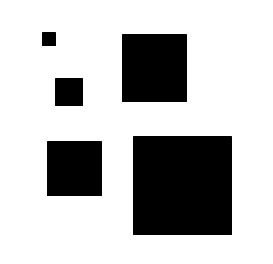
#> input picture project_images/Boxes.png, 273 x 264 px
$ python Project.py
#> lines starting #> are read from the running program, lines starting #| are printed output that depends on the picture; after the words box and inside, x2 and y2 are one past the last pixel; in counts of white or black regions, pixels touching at a corner belong together
import cv2
import numpy as np
import random
sift = cv2.xfeatures2d.SIFT_create()
np.seterr(divide="ignore",invalid="ignore")
##----------------------------------------------Assignment 2 portion-----------------------------------------------------------------###
# this function takes two images and return keypoints and descriptors for those images
# [8 lines left out: function startup, not called in this run]

# Calculating keypoins using Harris Corner and descriptor using sift
def calculate_kp_des(img,org):
    points = cv2.cornerHarris(img, 2, 3, 0.04)
    tempImage = org.copy()
    tempImage[points > 0.01 * points.max()] = [0, 0, 255]
    kp = np.argwhere(points > 0.01 * points.max())
    kp = [cv2.KeyPoint(x[1], x[0], 1) for x in kp]
    kp,des = sift.compute(img,kp)
    return kp,des

#This method simply draws keypoints  on image
def draw_kp(name,imgtemp,kp):
    imgx=cv2.drawKeypoints(imgtemp,kp,imgtemp,color=(0,255,0))
    cv2.imwrite(name, imgx)


# This method simply draw all the matches on the images
# [167 lines left out: functions draw_matches, getRandromMatches, findMyHomography, getMatches, computeInlierCount, project and 3 more, not called in this run]

def boxes():
    image1 = "project_images/Boxes.png"
    im = cv2.imread(image1)
#> im is the input picture: shape (264, 273, 3); min 0, max 255, mean 190.5
    gray= cv2.cvtColor(im,cv2.COLOR_BGR2GRAY)
    kp,des=calculate_kp_des(gray,im)
#> in calculate_kp_des, `points = cv2.cornerHarris(img, 2, 3, 0.04)`:
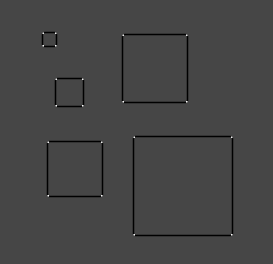
#> points: shape (264, 273) float32; min -0.04, max 0.105, mean -0.000768; drawn with min black and max white
#> in calculate_kp_des, `tempImage[points > 0.01 * points.max()] = [0, 0, 255]`: tempImage: shape (264, 273, 3); 0.11% of pixels changed, all inside (x1, y1, x2, y2) = (42, 32, 233, 236)
#> in calculate_kp_des, `kp = np.argwhere(points > 0.01 * points.max())`: kp = 80 pairs, first value 32 to 235, second value 42 to 232
    draw_kp("1a.png",im,kp)


def main():
 boxes()
 numIterations=500
 inlierThreshold=.75
 image1="project_images/Rainier1.png"
 image2="project_images/Rainier2.png"
 image3="project_images/Rainier3.png"
 image4="project_images/Rainier4.png"
 image5="project_images/Rainier5.png"
 image6="project_images/Rainier6.png"
 image1="project_images/image1.jpg"
 image2="project_images/image2.jpg"
 image3="project_images/image3.jpg"

 images=[image1,image2,image3,image4,image5,image6]
 emptyCanvas = cv2.imread(image1)
 kpArray=[]

 for i in range(0, 2):
    print("Computing canvas and Image ",(i+1))
    calculating="Image{}.png".format(i+1)
    img, img2, gray, gray2, kp, des, kp2, des2 = startup(emptyCanvas, images[i + 1])
    draw_kp("1a-"+calculating,gray,kp)
    draw_kp("1b-"+calculating,gray2,kp2)
    matches=draw_matches(kp,kp2,des,des2,gray,gray2,"2-"+calculating)
    #Applying Ransac and finding new matches with inliers
    homocount=Ransac(matches,numIterations,inlierThreshold,kp,kp2)
    new_matches,new_kp,new_kp2=getMatches(matches,homocount,kp,kp2)
    Hnew=findMyHomography(new_matches,kp,kp2)
    # inverse of matrix
    inverse = np.linalg.inv(Hnew)
    #New Image uising new Matches
    imtemp=img2.copy()
    imgx3 = cv2.drawMatches(img,kp,img2,kp2,new_matches,imtemp)
    cv2.imwrite("3-"+calculating,imgx3)

    #Stiching Two images
    emptyCanvas= stitch(img,img2,Hnew,inverse)

    # [13 lines of commented-out code are left out]
    cv2.imwrite("4-"+calculating,emptyCanvas)
 cv2.imshow("4-"+calculating, emptyCanvas)
#> (the run stopped early here; a loop or call above may not have finished)
